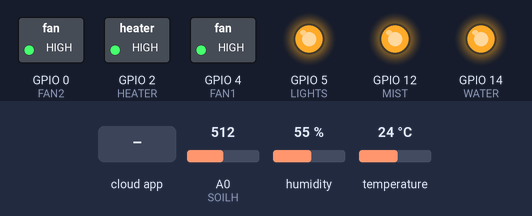
A sketch run on a simulated ESP8266 (NodeMCU). Shown: switched loads named in the sketch (green lamp = pin HIGH), output pins drawn as LEDs (lit = HIGH). Inputs (shaded band) come from the test bench; at power-on: A0 (SOILH) = 512, humidity 55 %, temperature 24 °C. WiFi joins after 1.5 s; servers stay silent unless stated; the Firebase database answers and starts empty; what the sketch prints to the serial monitor is not drawn.

Above: at 3.7 s.
3.8 s: the phone or cloud app sets Auto to 1
At 7.5 s:
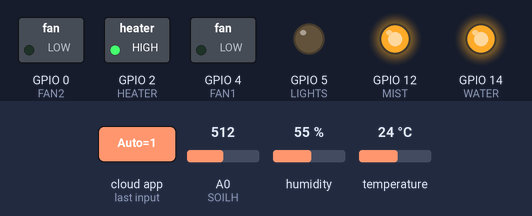
13.0 s: the phone or cloud app sets Manual to 1
At 17.6 s:
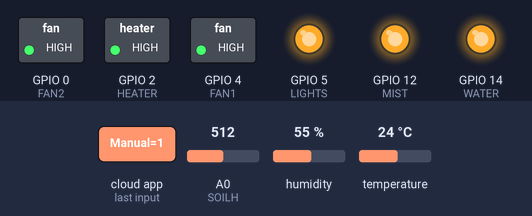
19.2 s: the phone or cloud app sets Temp to 1
At 23.0 s:
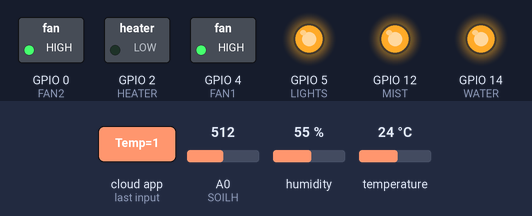
24.7 s: the phone or cloud app sets Fan to 1
At 29.5 s:
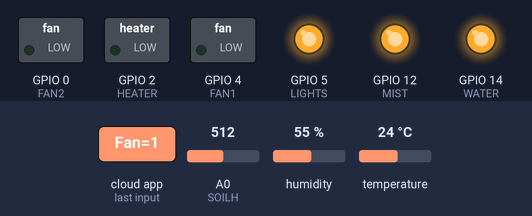
30.2 s: the phone or cloud app sets Light to 1
At 34.9 s:
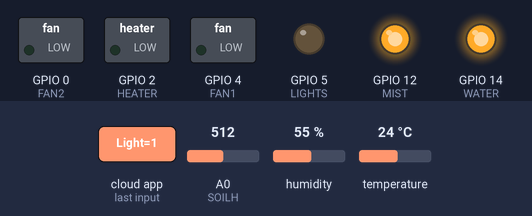
Timing chart, 0 to 36.4 s (numbered marks = the images above; inputs shaded):
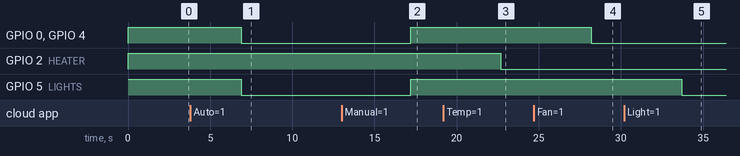

The sketch:

SSTARTER.ino
```cpp
#include <ESP8266WiFi.h>
#include <FirebaseESP8266.h>
#include <DHT11.h>
#include <Arduino_JSON.h>
#include <ESP8266HTTPClient.h>
#include <WiFiClient.h>

#define FIREBASE_HOST "seedstarter-f9b21-default-rtdb.europe-west1.firebasedatabase.app"
#define FIREBASE_AUTH "9kYvaeMdIRNFA0WmoNqyCv4rBapIGyCDOptrQIyF"
#define WIFI_SSID "Zaim"
#define WIFI_PASSWORD "102030102030"


#define LIGHTS 5
#define FAN1 4
#define FAN2 0
#define DH11 16
#define HEATER 2
#define WATER 14
#define MIST 12

const int SOILH = A0;

FirebaseData firebaseData;

DHT11 dht11(DH11);

bool Temp;
  bool Fan;
  bool Light;
  bool Water;
  bool Mist;
  int tempValue;
  int humidityValue;
  int soilHumidityValue;
  bool Auto;
  bool SemiAuto;
  bool Manual;
  float soilHumidityPercentage;
  int semitemp;
  int semihumidity;
  int semisoil;

  const char* serverName = "http://worldtimeapi.org/api/timezone/Europe/Sarajevo";
  unsigned long lastTime = 0;
  unsigned long timerDelay = 900000;
  String date;

void setup(){
  Serial.begin(115200);

  pinMode(LIGHTS, OUTPUT);
  pinMode(FAN1,OUTPUT);
  pinMode(FAN2,OUTPUT);
  pinMode(HEATER,OUTPUT);
  pinMode(WATER,OUTPUT);
  pinMode(MIST,OUTPUT);

  digitalWrite(LIGHTS,HIGH);
  digitalWrite(FAN1,HIGH);
  digitalWrite(FAN2,HIGH);
  digitalWrite(HEATER,HIGH);
  digitalWrite(WATER,HIGH);
  digitalWrite(MIST,HIGH);

  WiFi.begin(WIFI_SSID, WIFI_PASSWORD);
  Serial.print("Connecting to...");
  Serial.print(WIFI_SSID);

  while(WiFi.status()!=WL_CONNECTED)
  {
    Serial.print(".");
    delay(500);
  }

  Serial.println();
   Serial.print("Connected to ");
  Serial.println(WIFI_SSID);
  Serial.print("IP Address is : ");
  Serial.println(WiFi.localIP());
  Firebase.begin(FIREBASE_HOST, FIREBASE_AUTH);

  Firebase.reconnectWiFi(true);
  Firebase.setMaxRetry(firebaseData, 5);
  Serial.println();
  delay(1000);

}

void loop (){


  delay(250);
  Serial.println("Citam temp: ");
  tempValue=dht11.readTemperature();
  delay(150);
  Serial.print(tempValue);
  delay(200);
  Serial.println("Citam vlaznost: ");
  humidityValue=dht11.readHumidity();
    Serial.print(humidityValue);
  delay(200);
  soilHumidityValue=analogRead(SOILH);
  delay(200);
  soilHumidityPercentage=(100-((soilHumidityValue/1023.00)*100));
  delay(200);

  if ((millis() - lastTime) > timerDelay){
      lastTime=millis();
      date = httpGETRequest(serverName);
      JSONVar myObject = JSON.parse(date);

      if (JSON.typeof(myObject) == "undefined") {
        Serial.println("Parsing input failed!");
        return;
      }
      JSONVar keys = myObject.keys();
      JSONVar value = myObject["datetime"];

      FirebaseJson json;
      if(humidityValue<0)
      {
        humidityValue=0;
      }

      Serial.println(value);
      json.set("DateTime", JSON.stringify(value));
      json.set("Humidity", soilHumidityPercentage);
      json.set("SoilHumidity", humidityValue);
      json.set("Temp", tempValue);

      if (Firebase.pushJSON(firebaseData, "/Hourly", json)) {

      } else {
        Serial.println(firebaseData.errorReason());
      }

  }

  if(Firebase.setInt(firebaseData, "Status/Temperature", tempValue))
  {
    Serial.println("Temperatura: ");
    Serial.print(tempValue);
    Serial.println("°C");
  }
  else
  {
    Serial.println(firebaseData.errorReason());
  }
  delay(100);
  if(Firebase.setInt(firebaseData, "Status/Humidity", humidityValue))
  {
    Serial.println("Vlažnost zraka: ");
    Serial.print(humidityValue);
    Serial.println("%");
  }
  else
  {
    Serial.println(firebaseData.errorReason());
  }
  delay(100);

  if(Firebase.setInt(firebaseData, "Status/GroundHumidity", int(soilHumidityPercentage)))
    {
    Serial.println("Vlažnost tla: ");
    Serial.print(soilHumidityPercentage);
    Serial.println("%");
  }
  else
  {
    Serial.println(firebaseData.errorReason());
  }

  if(Firebase.getBool(firebaseData,"/Mode/Auto",&Auto))
  {
    Serial.println("Auto: ");
    Serial.print(Auto);
  }
  else
  {
    Serial.println(firebaseData.errorReason());
  }
  delay(200);

  if(Firebase.getBool(firebaseData,"/Mode/SemiAuto",&SemiAuto))
  {
    Serial.println("SemiAuto: ");
    Serial.print(SemiAuto);
  }
  else
  {
    Serial.println(firebaseData.errorReason());
  }
  delay(200);

  if(Firebase.getBool(firebaseData,"/Mode/Manual",&Manual))
  {
    Serial.println("Manual: ");
    Serial.print(Manual);
  }
  else
  {
    Serial.println(firebaseData.errorReason());
  }
  delay(200);

  if(Manual==true)
  {
    if(Firebase.getBool(firebaseData,"/Control/Temp",&Temp))
  {
    Serial.print("Temperatura: ");
    Serial.println(Temp);

  }
  else
  {
    Serial.println(firebaseData.errorReason());
  }
  delay(200);

  if(Firebase.getBool(firebaseData,"Control/Fan",&Fan))
  {
    Serial.print("Fan: ");
    Serial.println(Fan);

  }
  else
  {
    Serial.println(firebaseData.errorReason());
  }
  delay(200);

  if(Firebase.getBool(firebaseData,"Control/Light", &Light))
  {
    Serial.print("Light: ");
    Serial.println(Light);

  }
  else
  {
    Serial.println(firebaseData.errorReason());
  }

  if(Firebase.getBool(firebaseData,"/Control/Water",&Water))
  {
    Serial.print("Water: ");
    Serial.println(Water);

  }
  else
  {
    Serial.println(firebaseData.errorReason());
  }
  delay(200);
  if(Firebase.getBool(firebaseData,"/Control/Mist",&Mist))
  {
    Serial.print("Mist: ");
    Serial.println(Mist);

  }
  else
  {
    Serial.println(firebaseData.errorReason());
  }
  delay(200);
  if(Fan==true)
  {
    Serial.println("FanOn");
    onPin(FAN1);
    onPin(FAN2);
  }
  else if(Fan==false)
  {
     Serial.println("FanOff");
    offPin(FAN1);
    offPin(FAN2);
  }

  if(Light==true)
  {
    Serial.println("LightON");
    onPin(LIGHTS);
  }
  else if(Light==false)
  {
    Serial.println("LightOFF");
    offPin(LIGHTS);
  }

  if(Temp==true){
    Serial.println("HeaterOn");
    onPin(HEATER);
  }
  else if(Temp==false)
  {
    Serial.println("HeaterOff");
    offPin(HEATER);
  }
  if(Water==true){
    Serial.println("WaterOn");
    onPin(WATER);

  }
  else if(Water==false)
  {
    Serial.println("WaterOff");
    offPin(WATER);
  }
  if(Mist==true){
    Serial.println("MistOn");
    onPin(MIST);

  }
  else if(Mist==false)
  {
    Serial.println("MistOff");
    offPin(MIST);
  }
}
else if(SemiAuto==true)
{
  if(Firebase.getInt(firebaseData,"SemiValues/Humidity",&semihumidity))
  {
    Serial.println("SemiHumidity: ");
    Serial.print(semihumidity);

  }
  else
  {
    Serial.println(firebaseData.errorReason());
  }
  delay(200);
  if(Firebase.getInt(firebaseData,"SemiValues/Temp",&semitemp))
  {
    Serial.println("SemiTemp: ");
    Serial.print(semitemp);

  }
  else
  {
    Serial.println(firebaseData.errorReason());
  }
  delay(200);
  if(Firebase.getInt(firebaseData,"SemiValues/SoilHumidity",&semisoil))
  {
    Serial.println("SemiSoil: ");
    Serial.print(semisoil);

  }
  else
  {
    Serial.println(firebaseData.errorReason());
  }
  delay(200);

/*    digitalWrite(LIGHTS,HIGH);
  digitalWrite(FAN1,HIGH);
  digitalWrite(FAN2,HIGH);
  digitalWrite(HEATER,HIGH);
  digitalWrite(WATER,HIGH);
  digitalWrite(MIST,HIGH);
*/
  onPin(LIGHTS);
  if(soilHumidityPercentage<semisoil)
  {
    onPin(WATER);
  }else
  {
    offPin(WATER);
  }

  if(tempValue<semitemp)
  {
    onPin(HEATER);
  }else
  {
    offPin(HEATER);
  }

  if(humidityValue==semihumidity)
  {
    offPin(MIST);
    offPin(FAN1);
    offPin(FAN2);
  }
  else if(humidityValue>semihumidity)
  {
    offPin(MIST);
    onPin(FAN1);
    onPin(FAN2);
  }
  else if(humidityValue<semihumidity)
  {
    onPin(MIST);
    offPin(FAN1);
    offPin(FAN2);
  }

  delay(200);
}
else if(Auto==true)
{
  if(Firebase.getInt(firebaseData,"Selected/Crop/Humidity",&semihumidity))
  {
    Serial.println("Selected Humidity: ");
    Serial.print(semihumidity);

  }
  else
  {
    Serial.println(firebaseData.errorReason());
  }
  if(Firebase.getInt(firebaseData,"Selected/Crop/Temp",&semitemp))
  {
    Serial.println("Selected Temperature: ");
    Serial.print(semitemp);

  }
  else
  {
    Serial.println(firebaseData.errorReason());
  }
  if(Firebase.getInt(firebaseData,"Selected/Crop/SoilHumidity",&semisoil))
  {
    Serial.println("Selected Soil Humidity: ");
    Serial.print(semisoil);

  }
  else
  {
    Serial.println(firebaseData.errorReason());
  }

  onPin(LIGHTS);
  if(soilHumidityPercentage<semisoil)
  {
    onPin(WATER);
  }else
  {
    offPin(WATER);
  }

  if(tempValue<semitemp)
  {
    onPin(HEATER);
  }else
  {
    offPin(HEATER);
  }

  if(humidityValue==semihumidity)
  {
    offPin(MIST);
    offPin(FAN1);
    offPin(FAN2);
  }
  else if(humidityValue>semihumidity)
  {
    offPin(MIST);
    onPin(FAN1);
    onPin(FAN2);
  }
  else if(humidityValue<semihumidity)
  {
    onPin(MIST);
    offPin(FAN1);
    offPin(FAN2);
  }

  delay(200);
}

}


/*  if (Firebase.pushJSON(fbdo, "/test/append", json)) {

    Serial.println(fbdo.dataPath());

    Serial.println(fbdo.pushName());

    Serial.println(fbdo.dataPath() + "/"+ fbdo.pushName());

  } else {
    Serial.println(fbdo.errorReason());
  }
*/
void onPin(int8_t pin) {
  digitalWrite(pin, LOW);
}

void offPin(int8_t pin) {
  digitalWrite(pin, HIGH);
}

String httpGETRequest(const char* serverName) {
  WiFiClient client;
  HTTPClient http;

  // Your IP address with path or Domain name with URL path
  http.begin(client, serverName);

  // If you need Node-RED/server authentication, insert user and password below
  //http.setAuthorization("REPLACE_WITH_SERVER_USERNAME", "REPLACE_WITH_SERVER_PASSWORD");

  // Send HTTP POST request
  int httpResponseCode = http.GET();
  String payload = "{}";

  if (httpResponseCode>0) {
    Serial.print("HTTP Response code: ");
    Serial.println(httpResponseCode);
    payload = http.getString();
  }
  else {
    Serial.print("Error code: ");
    Serial.println(httpResponseCode);
  }
  // Free resources
  http.end();

  return payload;
}
  
```

Measured:
- after the input at 3.8 s, GPIO 0 (FAN2), GPIO 4 (FAN1), GPIO 5 (LIGHTS): HIGH → LOW after 3.1 s
- after the input at 13.0 s, GPIO 0 (FAN2), GPIO 4 (FAN1), GPIO 5 (LIGHTS): LOW → HIGH after 4.2 s
- after the input at 19.2 s, GPIO 2 (HEATER): HIGH → LOW after 3.5 s
- after the input at 24.7 s, GPIO 0 (FAN2), GPIO 4 (FAN1): HIGH → LOW after 3.5 s
- after the input at 30.2 s, GPIO 5 (LIGHTS): HIGH → LOW after 3.5 s
